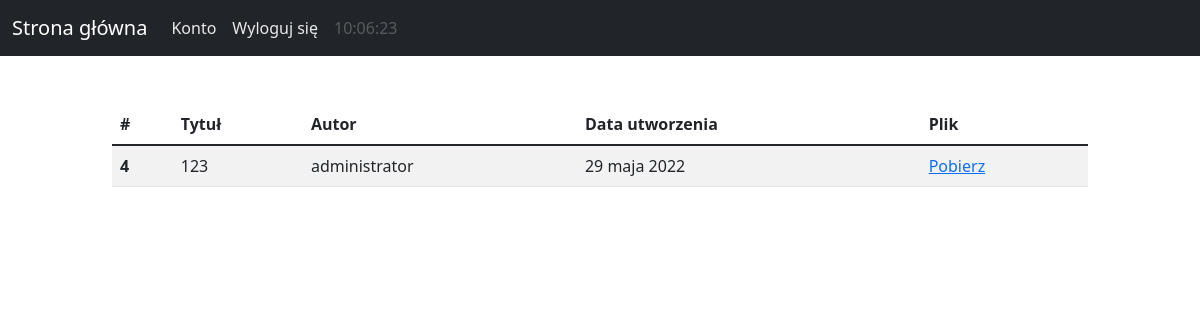
Page /kola/ (signed in) on the earlier database version.
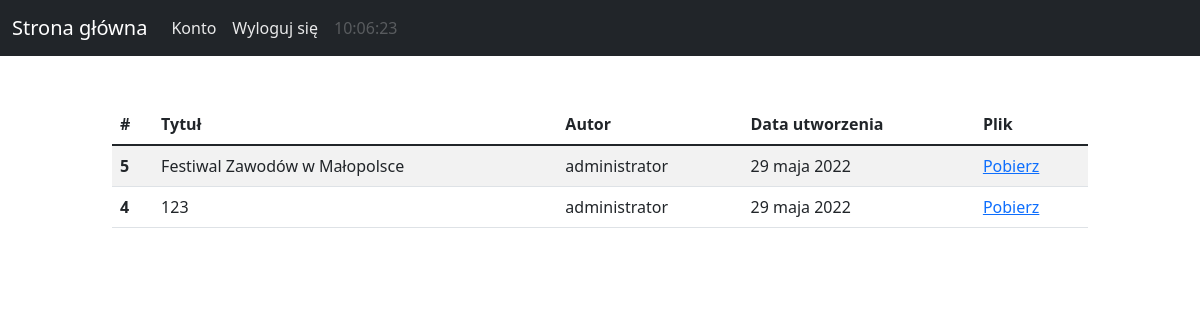
Same page on the later database version.
### kola/models.py (models this page shows, shortened)
class Upload(models.Model):
    title = models.CharField(max_length=128, verbose_name="Tytuł")
    author = models.ForeignKey(Author, on_delete=models.SET_NULL, null=True, verbose_name="Autor")
    created = models.DateField(null=True, verbose_name="Utworzone")
    file = models.FileField()
    class Meta:
        verbose_name = 'Artykuł'
        verbose_name_plural = 'Artykuły'

class Author(models.Model):
    author = models.CharField(max_length=64, verbose_name="Autor")
    def __str__(self):
        return str(self.author)
    class Meta:
        verbose_name = 'Autor'
        verbose_name_plural = 'Autorzy'

### kola/views.py (the view)
# urls.py: path('', views.kola, name="kola-main"),
@login_required
def kola(request):
    uploads = { 'uploads': Upload.objects.all().order_by('-id') }
    return render(request, 'kola/main.html', uploads)

### kola/templates/kola/main.html (shortened to what this page needs)
{% extends "kola/layout.html" %}
{% block content %}
    <table class="table table-striped table-hover">
        <thead>
            <tr>
                <th scope="col">#</th>
                <th scope="col">Tytuł</th>
                <th scope="col">Autor</th>
                <th scope="col">Data utworzenia</th>
                <th scope="col">Plik</th>
            </tr>
        </thead>
        <tbody>
            {% for upload in uploads %}
                <tr>
                    <th scope="row">{{ upload.id }}</th>
                    <td>{{ upload.title }}</td>
                    <td>{{ upload.author }}</td>
                    <td>{{ upload.created }}</td>
                    <td><a href="{{ upload.file.url }}">Pobierz</a></td>
                </tr>
            {% endfor %}
        </tbody>
    </table>
{% endblock %}

### kola/templates/kola/layout.html (shortened to what this page needs)
{% load static %}
<!DOCTYPE html>
<html lang="pl">
<head>
    <link rel="stylesheet" href="{% static 'kola/css/bootstrap.css' %}">
    <link rel="stylesheet" href="{% static 'kola/css/custom.css' %}">
</head>
<body>
    <nav class="navbar navbar-expand-md navbar-dark bg-dark" aria-label="Fourth navbar example">
        <div class="container-fluid">
            <a class="navbar-brand" href="{% url 'kola-main' %}">Strona główna</a>
            <div class="collapse navbar-collapse" id="navbarsExample04">
                <ul class="navbar-nav me-auto mb-2 mb-md-0">
                    {% if user.is_authenticated %}
                        <li class="nav-item">
                            <a class="nav-link" href="{% url 'kola-profile' %}">Konto</a>
                        </li>
                        <li class="nav-item">
                            <a class="nav-link" href="{% url 'kola-logout' %}">Wyloguj się</a>
                        </li>
                    {% else %}
                        <li class="nav-item">
                            <a class="nav-link" href="{% url 'kola-login' %}">Logowanie</a>
                        </li>
                    {% endif %}
                    <li class="nav-item">
                        <a id="clock" class="nav-link disabled" href="#"></a>
                    </li>
                </ul>
            </div>
        </div>
    </nav>
    <main class="container my-5">
        {% block content %}{% endblock %}
    </main>
</body>
</html>

Differences in the rows shown:
added Upload: id "5", title "Festiwal Zawodów w Małopolsce", author "administrator", created "29 maja 2022"
